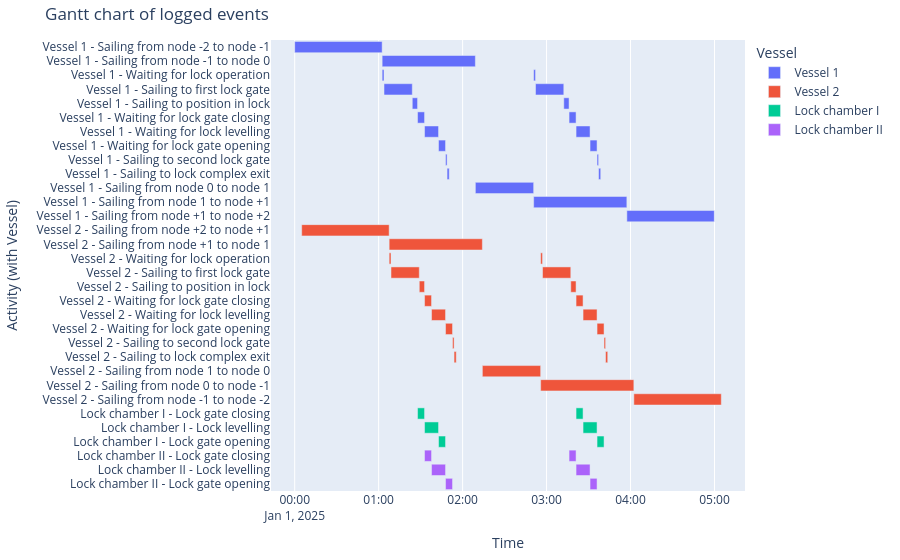

The cell this chart's notebook holds for it:
### Markdown cell above
#### Gantt chart of event table
Combining these logbooks with the ones of the vessels results in a rather interesting Gantt chart.

### Code cell
df_eventtable = logbook2eventtable([*vessels, lock_complex_I.lock_chambers['Lock chamber I'], lock_complex_II.lock_chambers['Lock chamber II']])
fig = generate_vessel_gantt_chart(df_eventtable)

### Figure 1 — Plotly figure (JSON) as saved in the notebook; plotly's stock layout.template omitted (floating-point values rounded to 4 significant figures)
{"data": [{"base": ["2025-01-01T00:00:00.000000", "2025-01-01T01:02:30.000000", "2025-01-01T01:02:30.000000", "2025-01-01T01:03:50.000000", "2025-01-01T01:24:02.000000", "2025-01-01T01:27:48.000000", "2025-01-01T01:32:48.000000", "2025-01-01T01:42:48.000000", "2025-01-01T01:47:48.000000", "2025-01-01T01:48:54.000000", "2025-01-01T02:09:07.000000", "2025-01-01T02:50:47.000000", "2025-01-01T02:50:47.000000", "2025-01-01T02:52:07.000000", "2025-01-01T03:12:19.000000", "2025-01-01T03:16:05.000000", "2025-01-01T03:21:05.000000", "2025-01-01T03:31:05.000000", "2025-01-01T03:36:05.000000", "2025-01-01T03:37:11.000000", "2025-01-01T03:57:23.000000"], "hovertemplate": "object name=Vessel 1<br>start time=%{base}<br>stop time=%{x}<br>activity label=%{y}<extra></extra>", "legendgroup": "Vessel 1", "marker": {"color": "#636efa", "pattern": {"shape": ""}}, "name": "Vessel 1", "orientation": "h", "showlegend": true, "textposition": "auto", "type": "bar", "x": [3750000, 3997000, 80000, 1212000, 226000, 300000, 600000, 300000, 66000, 93000, 2500000, 3996000, 80000, 1212000, 226000, 300000, 600000, 300000, 66000, 92000, 3750000], "xaxis": "x", "y": ["Vessel 1 - Sailing from node -2 to node -1", "Vessel 1 - Sailing from node -1 to node 0", "Vessel 1 - Waiting for lock operation", "Vessel 1 - Sailing to first lock gate", "Vessel 1 - Sailing to position in lock", "Vessel 1 - Waiting for lock gate closing", "Vessel 1 - Waiting for lock levelling", "Vessel 1 - Waiting for lock gate opening", "Vessel 1 - Sailing to second lock gate", "Vessel 1 - Sailing to lock complex exit", "Vessel 1 - Sailing from node 0 to node 1", "Vessel 1 - Sailing from node 1 to node +1", "Vessel 1 - Waiting for lock operation", "Vessel 1 - Sailing to first lock gate", "Vessel 1 - Sailing to position in lock", "Vessel 1 - Waiting for lock gate closing", "Vessel 1 - Waiting for lock levelling", "Vessel 1 - Waiting for lock gate opening", "Vessel 1 - Sailing to second lock gate", "Vessel 1 - Sailing to lock complex exit", "Vessel 1 - Sailing from node +1 to node +2"], "yaxis": "y"}, {"base": ["2025-01-01T00:05:00.000000", "2025-01-01T01:07:30.000000", "2025-01-01T01:07:30.000000", "2025-01-01T01:08:50.000000", "2025-01-01T01:29:02.000000", "2025-01-01T01:32:48.000000", "2025-01-01T01:37:48.000000", "2025-01-01T01:47:48.000000", "2025-01-01T01:52:48.000000", "2025-01-01T01:53:54.000000", "2025-01-01T02:14:07.000000", "2025-01-01T02:55:47.000000", "2025-01-01T02:55:47.000000", "2025-01-01T02:57:07.000000", "2025-01-01T03:17:19.000000", "2025-01-01T03:21:05.000000", "2025-01-01T03:26:05.000000", "2025-01-01T03:36:05.000000", "2025-01-01T03:41:05.000000", "2025-01-01T03:42:11.000000", "2025-01-01T04:02:23.000000"], "hovertemplate": "object name=Vessel 2<br>start time=%{base}<br>stop time=%{x}<br>activity label=%{y}<extra></extra>", "legendgroup": "Vessel 2", "marker": {"color": "#EF553B", "pattern": {"shape": ""}}, "name": "Vessel 2", "orientation": "h", "showlegend": true, "textposition": "auto", "type": "bar", "x": [3750000, 3997000, 80000, 1212000, 226000, 300000, 600000, 300000, 66000, 93000, 2500000, 3996000, 80000, 1212000, 226000, 300000, 600000, 300000, 66000, 92000, 3750000], "xaxis": "x", "y": ["Vessel 2 - Sailing from node +2 to node +1", "Vessel 2 - Sailing from node +1 to node 1", "Vessel 2 - Waiting for lock operation", "Vessel 2 - Sailing to first lock gate", "Vessel 2 - Sailing to position in lock", "Vessel 2 - Waiting for lock gate closing", "Vessel 2 - Waiting for lock levelling", "Vessel 2 - Waiting for lock gate opening", "Vessel 2 - Sailing to second lock gate", "Vessel 2 - Sailing to lock complex exit", "Vessel 2 - Sailing from node 1 to node 0", "Vessel 2 - Sailing from node 0 to node -1", "Vessel 2 - Waiting for lock operation", "Vessel 2 - Sailing to first lock gate", "Vessel 2 - Sailing to position in lock", "Vessel 2 - Waiting for lock gate closing", "Vessel 2 - Waiting for lock levelling", "Vessel 2 - Waiting for lock gate opening", "Vessel 2 - Sailing to second lock gate", "Vessel 2 - Sailing to lock complex exit", "Vessel 2 - Sailing from node -1 to node -2"], "yaxis": "y"}, {"base": ["2025-01-01T01:27:48.000000", "2025-01-01T01:32:48.000000", "2025-01-01T01:42:48.000000", "2025-01-01T03:21:05.000000", "2025-01-01T03:26:05.000000", "2025-01-01T03:36:05.000000"], "hovertemplate": "object name=Lock chamber I<br>start time=%{base}<br>stop time=%{x}<br>activity label=%{y}<extra></extra>", "legendgroup": "Lock chamber I", "marker": {"color": "#00cc96", "pattern": {"shape": ""}}, "name": "Lock chamber I", "orientation": "h", "showlegend": true, "textposition": "auto", "type": "bar", "x": [300000, 600000, 300000, 300000, 600000, 300000], "xaxis": "x", "y": ["Lock chamber I - Lock gate closing", "Lock chamber I - Lock levelling", "Lock chamber I - Lock gate opening", "Lock chamber I - Lock gate closing", "Lock chamber I - Lock levelling", "Lock chamber I - Lock gate opening"], "yaxis": "y"}, {"base": ["2025-01-01T01:32:48.000000", "2025-01-01T01:37:48.000000", "2025-01-01T01:47:48.000000", "2025-01-01T03:16:05.000000", "2025-01-01T03:21:05.000000", "2025-01-01T03:31:05.000000"], "hovertemplate": "object name=Lock chamber II<br>start time=%{base}<br>stop time=%{x}<br>activity label=%{y}<extra></extra>", "legendgroup": "Lock chamber II", "marker": {"color": "#ab63fa", "pattern": {"shape": ""}}, "name": "Lock chamber II", "orientation": "h", "showlegend": true, "textposition": "auto", "type": "bar", "x": [300000, 600000, 300000, 300000, 600000, 300000], "xaxis": "x", "y": ["Lock chamber II - Lock gate closing", "Lock chamber II - Lock levelling", "Lock chamber II - Lock gate opening", "Lock chamber II - Lock gate closing", "Lock chamber II - Lock levelling", "Lock chamber II - Lock gate opening"], "yaxis": "y"}], "layout": {"barmode": "overlay", "legend": {"title": {"text": "Vessel"}, "tracegroupgap": 0}, "margin": {"b": 20, "l": 20, "r": 20, "t": 40}, "title": {"text": "Gantt chart of logged events"}, "xaxis": {"anchor": "y", "domain": [0, 1], "title": {"text": "Time"}, "type": "date"}, "yaxis": {"anchor": "x", "autorange": "reversed", "domain": [0, 1], "title": {"text": "Activity (with Vessel)"}}}}
